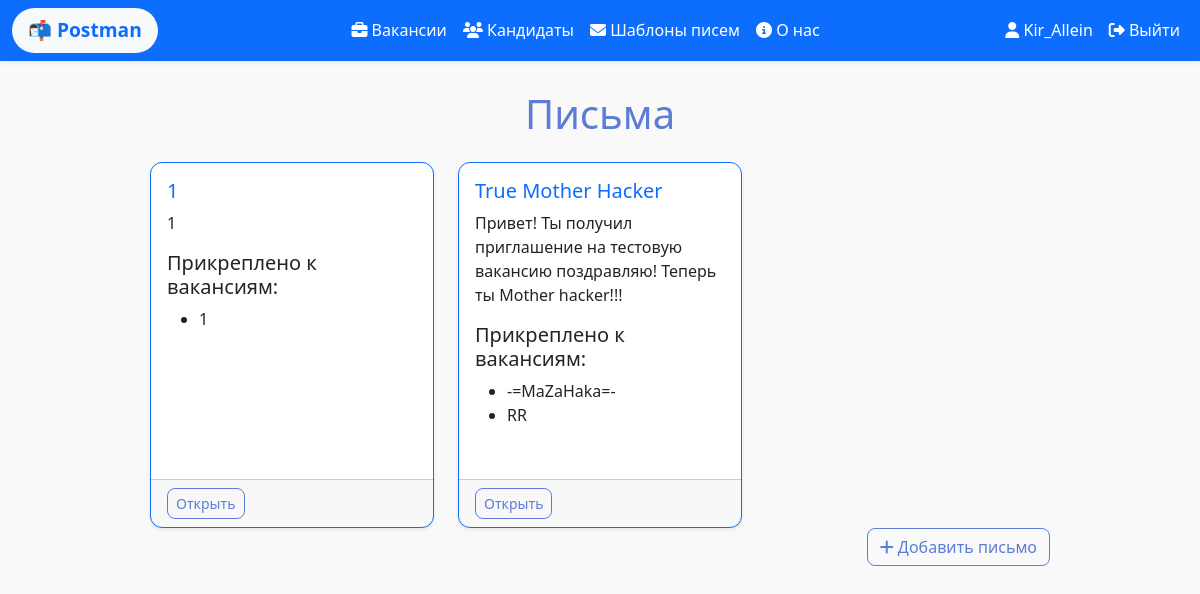
The page /data/templates/ (signed in) on the database as committed earlier.
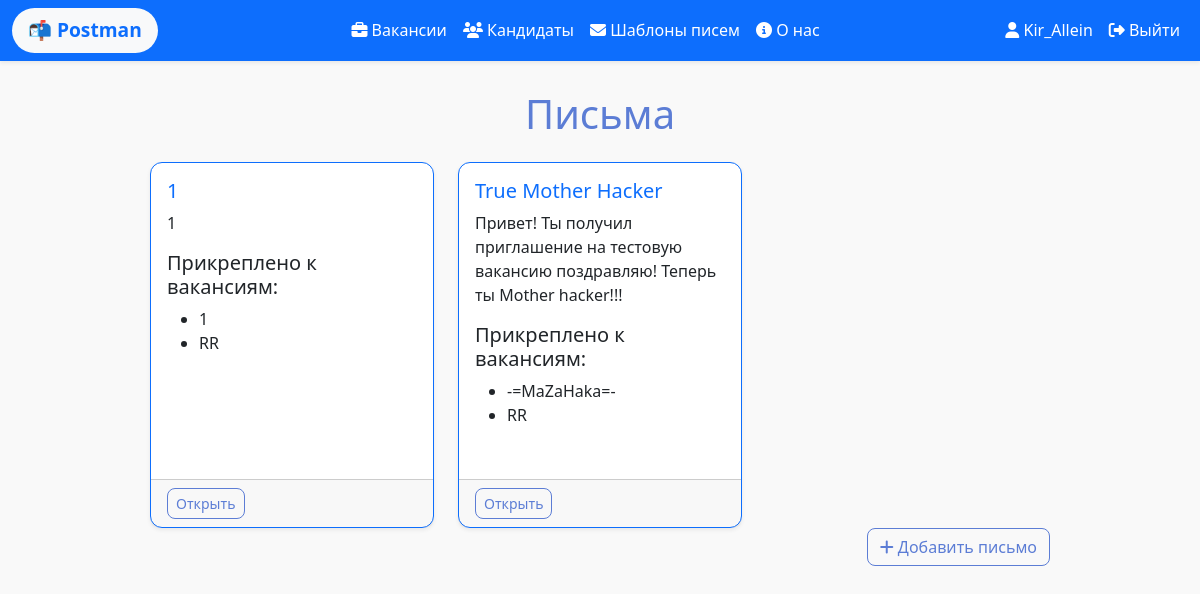
The same page on the database as committed later.
### data/models.py (models this page shows, shortened)
class Template(models.Model):
    title = models.CharField(max_length=150, blank=True)
    content = models.TextField(blank=True)
    class Meta:
        verbose_name = "Письмо"
        verbose_name_plural = "Письма"

class Vacancy(models.Model):
    title = models.CharField(max_length=100, blank=True)
    description = models.TextField(blank=True)
    user = models.ForeignKey(
        User,
        on_delete=models.SET_NULL,
        null=True,
        blank=True,
        related_name="vacancies",
        verbose_name="Пользователь"
    )
    candidates = models.ManyToManyField(Candidate, related_name='vacancies', blank=True)
    templates = models.ManyToManyField(Template,related_name='vacancies', blank=True)
    class Meta:
        verbose_name = "Вакансия"
        verbose_name_plural = "Вакансии"

### data/views.py (the view)
# urls.py: path('templates/', views.templates, name='templates'), # список писем
@login_required
def templates(request):
    templates = Template.objects.all()
    return render(request, 'data/templates.html', {'templates': templates})

### data/templates/data/templates.html (shortened to what this page needs)
{% extends "main/base.html" %}
{% block content %}
<h1 class="mb-4">Письма</h1>
<div class="row row-cols-1 row-cols-md-2 row-cols-lg-3 g-4">
    {% for template in templates %}
    <div class="col">
        <div class="card h-100 border-primary shadow-sm">
            <div class="card-body">
                <h5 class="card-title text-primary">{{ template.title }}</h5>
                <p class="card-text">{{ template.content|truncatewords:25 }}</p>
                <h5>Прикреплено к вакансиям:</h5>
                <ul>
                    {% for vacancy in template.vacancies.all %}
                    <li>{{ vacancy.title }}</li>
                    {% empty %}
                    <p>Пока ни к чему не прикреплен</p>
                    {% endfor %}
                </ul>
            </div>
            <div class="card-footer text-muted d-flex justify-content-between">
                <a href="{% url 'template_detail' template.id %}" class="btn btn-sm btn-outline-primary">Открыть</a>
            </div>
        </div>
    </div>
    {% empty %}
    <p>Пока нет писем.</p>
    {% endfor %}
</div>
<div class="d-flex justify-content-end mb-3">
    <a href="{% url 'template_create' %}" class="btn btn-outline-primary">
        <i class="fas fa-plus"></i> Добавить письмо
    </a>
</div>
{% endblock %}

Rows that differ between the two databases and show on the page:
changed Template (number 1 of 2 on the later page): gains Vacancy (title "RR")
